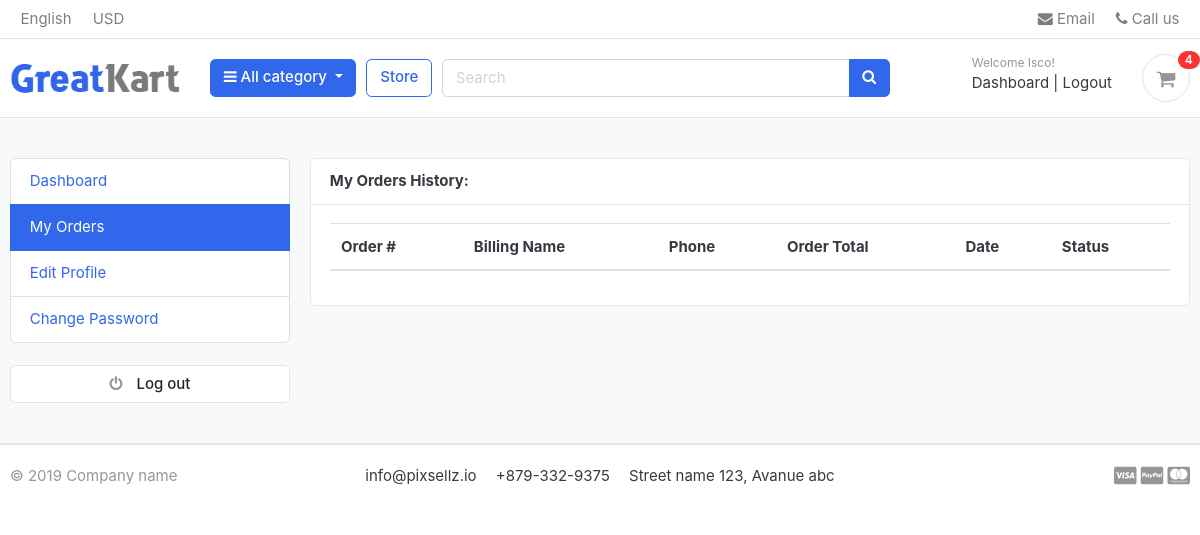
Page /accounts/my_orders/ (signed in) on the earlier database version.
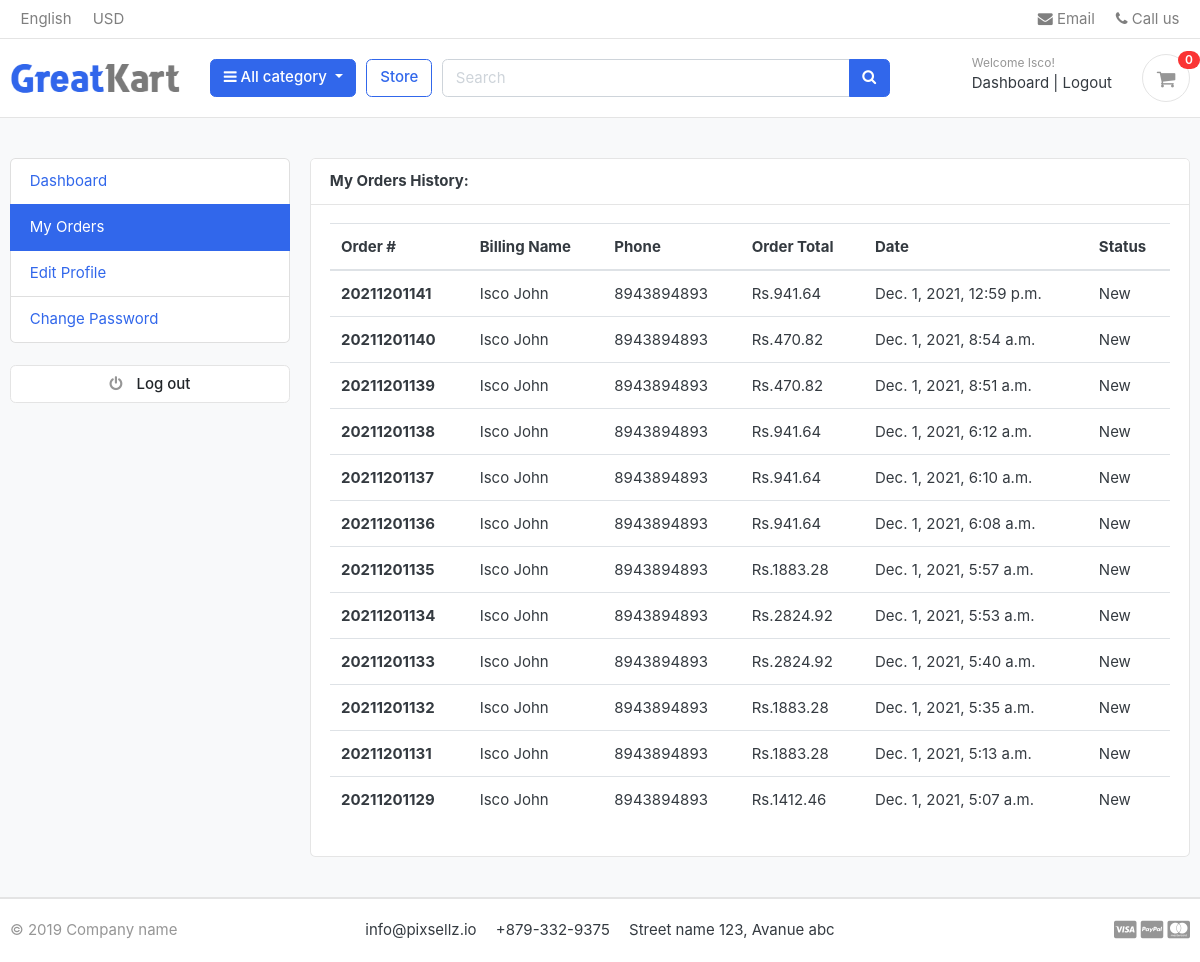
Same page on the later database version.
### orders/models.py (models this page shows, shortened)
class Order(models.Model):
	STATUS=(
		('New','New'),
		('Accepted','Accepted'),
		('Completed','Completed'),
		('Cancelled','Cancelled'),
	)
	user=models.ForeignKey(Account,on_delete=models.SET_NULL,null=True)
	payment=models.ForeignKey(Payment,on_delete=models.SET_NULL,null=True,blank=True)
	order_number=models.CharField(max_length=100)
	first_name=models.CharField(max_length=50)
	last_name=models.CharField(max_length=50)
	phone_number= models.CharField(max_length=15)
	email=models.CharField(max_length=50)
	address_line1=models.CharField(max_length=50)
	address_line2=models.CharField(max_length=50,blank=True)
	city=models.CharField(max_length=50)
	state=models.CharField(max_length=50)
	order_note=models.CharField(max_length=100,blank=True)
	order_total=models.FloatField()
	tax=models.FloatField()
	status=models.CharField(max_length=15,choices=STATUS,default='New')
	ip=models.CharField(max_length=50)
	is_ordered=models.BooleanField(default=False)
	created_at=models.DateTimeField(auto_now_add=True)
	updated_at=models.DateTimeField(auto_now=True)
	def full_name(self):
		return f'{self.first_name} {self.last_name}'

### accounts/views.py (the view)
# urls.py: path('my_orders/',views.my_orders,name='my_orders'),
@login_required(login_url='login')
def my_orders(request):
	orders = Order.objects.filter(user=request.user,is_ordered=True).order_by('-created_at')
	context = {
		'orders':orders,
	}
	return render(request,'accounts/my_orders.html',context)

### cart/context_processors.py (called while the page is built)
def counter(request):
	cart_count=0
	if 'admin' in request.path:
		return {}
	else:
		try:
			cart=Cart.objects.filter(cart_id=_cart_id(request))
			if request.user.is_authenticated:
				cart_items=CartItem.objects.all().filter(user=request.user)
			else:
				cart_items=CartItem.objects.all().filter(cart=cart[:1])
			for cart_item in cart_items:
				cart_count += cart_item.quantity
		except:
			cart_count = 0
	return dict(cart_count=cart_count)

### cart/views.py (called while the page is built)
def _cart_id(request):
	cart = request.session.session_key
	if not cart:
		cart = request.session.create()
	return cart

### category/context_processors.py (called while the page is built)
def menu_links(request):
	links = Category.objects.all()
	return dict(links=links)

### category/models.py (called while the page is built)
	def get_url(self):
		return reverse('products_by_category',args=[self.category_url])

### templates/accounts/my_orders.html (shortened to what this page needs)
{% extends 'greate/base.html' %}
{% load static %}
{% block content %}
<section class="section-conten padding-y bg">
<div class="container">
  <div class="row">
    {% include 'greate/includes/dashboard_side.html'%}
  <main class="col-md-9">
    <article class="card">
    <header class="card-header">
      <strong class="d-inline-block mr-3">My Orders History:</strong>
    </header>
    <div class="card-body">
      <div class="row">
        <div class="col-md-12">
          <table class="table table-hover">
            <thead>
              <tr>
                <th scope="col">Order #</th>
                <th scope="col">Billing Name</th>
                <th scope="col">Phone</th>
                <th scope="col">Order Total</th>
                <th scope="col">Date</th>
                <th scope="col">Status</th>
              </tr>
            </thead>
            <tbody>
              {% for order in orders %}
              <tr>
                <th scope="row">{{order.order_number}}</th>
                <td>{{order.full_name}}</td>
                <td>{{order.phone_number}}</td>
                <td>Rs.{{order.order_total}}</td>
                <td>{{order.created_at}}</td>
                <td>{{order.status}}</td>
              </tr>
              {% endfor %}
            </tbody>
          </table>
        </div>
      </div>
    </div>
    </article>
  </main>
</div>
</div>
</section>
{% endblock %}

### templates/greate/includes/navbar.html (shortened to what this page needs)
{% load static %}
<header class="section-header">
	<nav class="navbar p-md-0 navbar-expand-sm navbar-light border-bottom">
		<div class="container">
  			<div class="collapse navbar-collapse" id="navbarTop4">
			    <ul class="navbar-nav mr-auto">
			    	<li class="nav-item dropdown">
					 	<a href="#" class="nav-link">   English </a>
					</li>
					<li class="nav-item dropdown">
						<a href="#" class="nav-link"> USD </a>
					</li>
			    </ul>
			    <ul class="navbar-nav">
					<li><a href="#" class="nav-link"> <i class="fa fa-envelope"></i> Email </a></li>
					<li><a href="#" class="nav-link"> <i class="fa fa-phone"></i> Call us </a></li>
				</ul>
			</div>
		</div>
	</nav>
	<section class="header-main border-bottom">
		<div class="container">
			<div class="row align-items-center">
				<div class="col-lg-2 col-md-3 col-6">
					<a href="{% url 'index' %}" class="brand-wrap">
						<img class="logo" src="{% static './images/logo.png' %}">
					</a>
				</div>
				<div class="col-lg col-sm col-md col-6 flex-grow-0">
					<div class="category-wrap dropdown d-inline-block float-right">
						<button type="button" class="btn btn-primary dropdown-toggle" data-toggle="dropdown">
							<i class="fa fa-bars"></i> All category
						</button>
					</div>
				</div>
				<a href="{% url 'store' %}" class="btn btn-outline-primary">Store</a>
				<div class="col-lg  col-md-6 col-sm-12 col">
					<form action="{% url 'search' %}" class="search" method="GET">
						<div class="input-group w-100">
						    <input type="text" class="form-control" style="width:60%;" placeholder="Search" name="keyword">
						    <div class="input-group-append">
						      <button class="btn btn-primary" type="submit">
						        <i class="fa fa-search"></i>
						      </button>
						    </div>
					    </div>
					</form>
				</div>
				<div class="col-lg-3 col-sm-6 col-8 order-2 order-lg-3">
					<div class="d-flex justify-content-end mb-3 mb-lg-0">
						{% if user.id is None %}
						<div class="widget-header">
							<small class="title text-muted">Welcome guest!</small>
							<div>
								<a href="{% url 'login' %}">Sign in</a> <span class="dark-transp"> | </span>
								<a href="{% url 'register' %}"> Register</a>
							</div>
						</div>
						{% else %}
						<div class="widget-header">
							<small class="title text-muted">Welcome {{user.first_name}}!</small>
							<div>
								<a href="{% url 'dashboard' %}">Dashboard</a> <span class="dark-transp"> | </span>
								<a href="{% url 'logout' %}">Logout</a>
							</div>
						</div>
						{% endif %}
						<a href="{% url 'cart' %}" class="widget-header pl-3 ml-3">
							<div class="icon icon-sm rounded-circle border"><i class="fa fa-shopping-cart"></i></div>
							<span class="badge badge-pill badge-danger notify">{{cart_count}}</span>
						</a>
					</div>
				</div>
			</div>
		</div>
	</section>
</header>

Differences in the rows shown:
added Order: order_number "20211201141", full_name "Isco John", phone_number "8943894893", order_total "941.64", created_at "Dec. 1, 2021, 12:59 p.m.", status "New"
added Order: order_number "20211201140", full_name "Isco John", phone_number "8943894893", order_total "470.82", created_at "Dec. 1, 2021, 8:54 a.m.", status "New"
added Order: order_number "20211201139", full_name "Isco John", phone_number "8943894893", order_total "470.82", created_at "Dec. 1, 2021, 8:51 a.m.", status "New"
added Order: order_number "20211201138", full_name "Isco John", phone_number "8943894893", order_total "941.64", created_at "Dec. 1, 2021, 6:12 a.m.", status "New"
added Order: order_number "20211201137", full_name "Isco John", phone_number "8943894893", order_total "941.64", created_at "Dec. 1, 2021, 6:10 a.m.", status "New"
added Order: order_number "20211201136", full_name "Isco John", phone_number "8943894893", order_total "941.64", created_at "Dec. 1, 2021, 6:08 a.m.", status "New"
added Order: order_number "20211201135", full_name "Isco John", phone_number "8943894893", order_total "1883.28", created_at "Dec. 1, 2021, 5:57 a.m.", status "New"
added Order: order_number "20211201134", full_name "Isco John", phone_number "8943894893", order_total "2824.92", created_at "Dec. 1, 2021, 5:53 a.m.", status "New"
added Order: order_number "20211201133", full_name "Isco John", phone_number "8943894893", order_total "2824.92", created_at "Dec. 1, 2021, 5:40 a.m.", status "New"
added Order: order_number "20211201132", full_name "Isco John", phone_number "8943894893", order_total "1883.28", created_at "Dec. 1, 2021, 5:35 a.m.", status "New"
added Order: order_number "20211201131", full_name "Isco John", phone_number "8943894893", order_total "1883.28", created_at "Dec. 1, 2021, 5:13 a.m.", status "New"
added Order: order_number "20211201129", full_name "Isco John", phone_number "8943894893", order_total "1412.46", created_at "Dec. 1, 2021, 5:07 a.m.", status "New"
Other differences:
{{ cart_count }}: "4" → "0"
